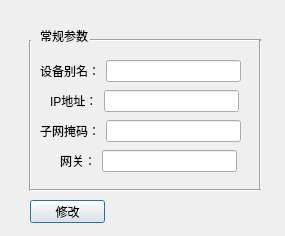
<?xml version="1.0" encoding="UTF-8"?>
<ui version="4.0">
 <class>SetParameter</class>
 <widget class="QDialog" name="SetParameter">
  <property name="geometry">
   <rect>
    <x>0</x>
    <y>0</y>
    <width>285</width>
    <height>236</height>
   </rect>
  </property>
  <property name="windowTitle">
   <string>修改IP工具V0.0</string>
  </property>
  <widget class="Line" name="line_2">
   <property name="geometry">
    <rect>
     <x>90</x>
     <y>30</y>
     <width>171</width>
     <height>20</height>
    </rect>
   </property>
   <property name="orientation">
    <enum>Qt::Horizontal</enum>
   </property>
  </widget>
  <widget class="Line" name="line_3">
   <property name="geometry">
    <rect>
     <x>250</x>
     <y>40</y>
     <width>20</width>
     <height>151</height>
    </rect>
   </property>
   <property name="orientation">
    <enum>Qt::Vertical</enum>
   </property>
  </widget>
  <widget class="QWidget" name="layoutWidget_4">
   <property name="geometry">
    <rect>
     <x>50</x>
     <y>90</y>
     <width>189</width>
     <height>22</height>
    </rect>
   </property>
   <layout class="QGridLayout" name="gridLayout_2">
    <item row="0" column="0">
     <widget class="QLabel" name="label_2">
      <property name="text">
       <string>IP地址：</string>
      </property>
     </widget>
    </item>
    <item row="0" column="1">
     <widget class="QLineEdit" name="lineEditIP"/>
    </item>
   </layout>
  </widget>
  <widget class="QWidget" name="layoutWidget_7">
   <property name="geometry">
    <rect>
     <x>60</x>
     <y>150</y>
     <width>177</width>
     <height>22</height>
    </rect>
   </property>
   <layout class="QGridLayout" name="gridLayout_4">
    <item row="0" column="0">
     <widget class="QLabel" name="label_4">
      <property name="text">
       <string>网关：</string>
      </property>
     </widget>
    </item>
    <item row="0" column="1">
     <widget class="QLineEdit" name="lineEditGateway"/>
    </item>
   </layout>
  </widget>
  <widget class="QWidget" name="layoutWidget_9">
   <property name="geometry">
    <rect>
     <x>40</x>
     <y>120</y>
     <width>201</width>
     <height>22</height>
    </rect>
   </property>
   <layout class="QGridLayout" name="gridLayout_3">
    <item row="0" column="0">
     <widget class="QLabel" name="label_3">
      <property name="text">
       <string>子网掩码：</string>
      </property>
     </widget>
    </item>
    <item row="0" column="1">
     <widget class="QLineEdit" name="lineEditMask"/>
    </item>
   </layout>
  </widget>
  <widget class="QLabel" name="label_14">
   <property name="geometry">
    <rect>
     <x>40</x>
     <y>30</y>
     <width>54</width>
     <height>12</height>
    </rect>
   </property>
   <property name="text">
    <string>常规参数</string>
   </property>
  </widget>
  <widget class="Line" name="line_4">
   <property name="geometry">
    <rect>
     <x>20</x>
     <y>40</y>
     <width>20</width>
     <height>151</height>
    </rect>
   </property>
   <property name="orientation">
    <enum>Qt::Vertical</enum>
   </property>
  </widget>
  <widget class="Line" name="line">
   <property name="geometry">
    <rect>
     <x>30</x>
     <y>180</y>
     <width>231</width>
     <height>20</height>
    </rect>
   </property>
   <property name="orientation">
    <enum>Qt::Horizontal</enum>
   </property>
  </widget>
  <widget class="QWidget" name="layoutWidget_10">
   <property name="geometry">
    <rect>
     <x>40</x>
     <y>60</y>
     <width>201</width>
     <height>22</height>
    </rect>
   </property>
   <layout class="QGridLayout" name="gridLayout">
    <item row="0" column="0">
     <widget class="QLabel" name="label">
      <property name="text">
       <string>设备别名：</string>
      </property>
     </widget>
    </item>
    <item row="0" column="1">
     <widget class="QLineEdit" name="lineEdit">
      <property name="text">
       <string/>
      </property>
     </widget>
    </item>
   </layout>
  </widget>
  <widget class="QPushButton" name="ModificationParameter">
   <property name="geometry">
    <rect>
     <x>30</x>
     <y>200</y>
     <width>75</width>
     <height>23</height>
    </rect>
   </property>
   <property name="text">
    <string>修改</string>
   </property>
  </widget>
 </widget>
 <resources/>
 <connections/>
</ui>
